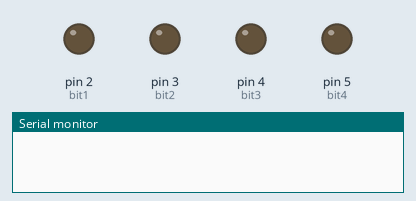
Bench run of a sketch on a simulated Arduino Uno, built with avr-gcc and run on an emulated ATmega328P. Parts: output pins drawn as LEDs (lit = HIGH), the last lines printed to the serial monitor.

Above: at 0.7 s.
At 1.75 s:
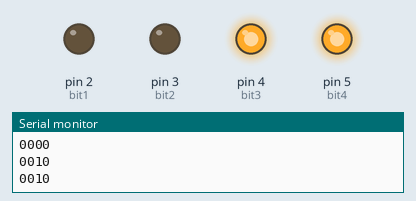
At 2.25 s:
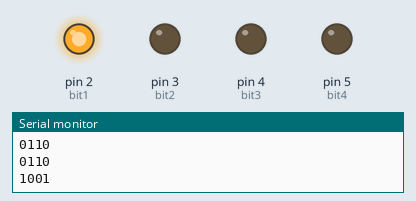
At 2.85 s:
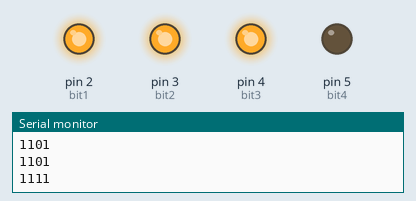
At 4.55 s:
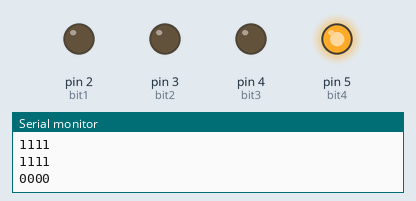
At 5.95 s:
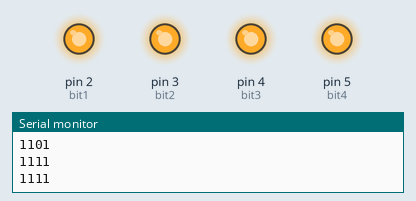
Timing chart, 0 to 6.9 s (numbered marks = the images above):
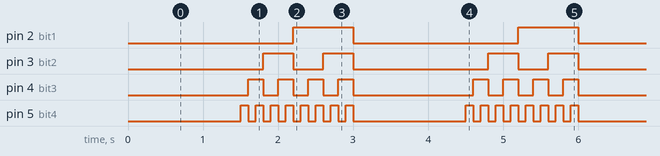

Measured:
- by itself, pin 2 (bit1): alternates HIGH for 0.80 s and LOW for 2.2 s
- by itself, pin 3 (bit2): repeats every 3.0 s: LOW 0.40 s, HIGH 0.40 s, LOW 1.8 s, HIGH 0.40 s
- by itself, pin 4 (bit3): repeats every 3.0 s: 3 × (LOW 0.20 s, HIGH 0.20 s), LOW 1.6 s, HIGH 0.20 s
- by itself, pin 5 (bit4): repeats every 3.0 s: 7 × (LOW 0.10 s, HIGH 0.10 s), LOW 1.5 s, HIGH 0.10 s

The sketch:

Codigo_binario_4bits.ino
```cpp
boolean bin1 = LOW;
boolean bin2 = LOW;
boolean bin3 = LOW;
boolean bin4 = LOW;
boolean binAnt = LOW;
boolean encontrado = false;
int bit1 = 2, bit2 = 3, bit3 = 4, bit4 = 5;
boolean x = LOW;
int reset = 0;


void setup() {
  pinMode(bit1, OUTPUT);
  pinMode(bit2, OUTPUT);
  pinMode(bit3, OUTPUT);
  pinMode(bit4, OUTPUT);
  Serial.begin(9600);
}

void loop() {
  digitalWrite(bit1, LOW);
  digitalWrite(bit2, LOW);
  digitalWrite(bit3, LOW);
  digitalWrite(bit4, LOW);
  delay(1500);

  for (reset; reset < 15; reset++) {
    if (binAnt == LOW) {
      bin1 = HIGH;     //  0000
      binAnt = HIGH;     //0001
      x = HIGH;
      encontrado = true;
    }
    else {
      bin1 = LOW;
      x = LOW;
      binAnt = LOW;
    }
    if (encontrado != true) {
      if (x == HIGH) {
      //  bin2 = bin2;
        x = bin2;
      }
      else {
        if (bin2 == LOW) {
          encontrado = true;
          bin2=HIGH;
        }
        else{
        bin2=LOW;
        x = LOW;
        }

      }
    }

    if (encontrado != true) {
      if (x == HIGH) {
    //    bin3 = bin3;
        x = bin3;
      }
      else {
        if (bin3 == LOW) {
          encontrado = true;
          bin3=HIGH;
        }
        else{
        bin3=LOW;
        x = LOW;
        }
      }
    }


    if (encontrado != true) {
      if (x == HIGH) {
       // bin4 = bin4;
        x = bin4;
      }
      else {
        if (bin4 == LOW) {
          encontrado = true;
          bin4=HIGH;
        }
        else{
        bin4=LOW;
        x = LOW;
        }
      }
    }
    encontrado = false;
    digitalWrite(bit4, bin1);
    digitalWrite(bit3, bin2);
    digitalWrite(bit2, bin3);
    digitalWrite(bit1, bin4);

    if (bin4==true)
    Serial.print("1");
    else
    Serial.print("0");

    if (bin3==true)
    Serial.print("1");
    else
    Serial.print("0");

    if (bin2==true)
    Serial.print("1");
    else
    Serial.print("0");

    if (bin4==true)
    Serial.println("1");
    else
    Serial.println("0");

    delay(100);
  }
 bin1=LOW;
 bin2=LOW;
 bin3=LOW;
 bin4=LOW;
 reset=0;
 binAnt=LOW;

}
```
